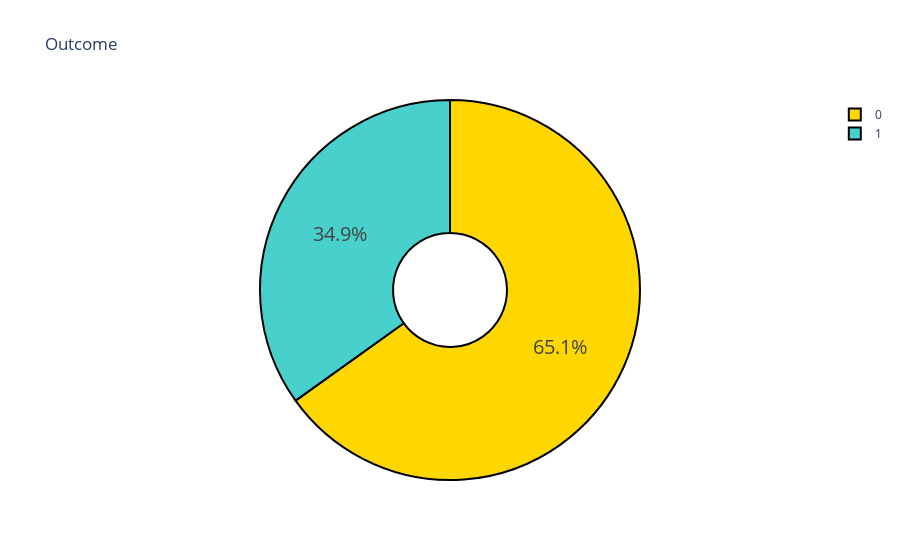

Notebook cell for this chart:
### Markdown cell above
## Checking Target Imbalance

### Code cell
colors = ['gold', 'mediumturquoise']
labels = ['0','1']
values = diabetes_df['Outcome'].value_counts()/diabetes_df['Outcome'].shape[0]

# Use `hole` to create a donut-like pie chart
fig = go.Figure(data=[go.Pie(labels=labels, values=values, hole=.3)])
fig.update_traces(hoverinfo='label+percent', textinfo='percent', textfont_size=20,
                  marker=dict(colors=colors, line=dict(color='#000000', width=2)))
fig.update_layout(
    title_text="Outcome")
fig.show()

### Figure 1 — Plotly figure (JSON) as saved in the notebook; plotly's stock layout.template omitted (floating-point values rounded to 4 significant figures)
{"data": [{"hole": 0.3, "hoverinfo": "label+percent", "labels": ["0", "1"], "marker": {"colors": ["gold", "mediumturquoise"], "line": {"color": "#000000", "width": 2}}, "textfont": {"size": 20}, "textinfo": "percent", "type": "pie", "values": [0.651, 0.349]}], "layout": {"title": {"text": "Outcome"}}}
